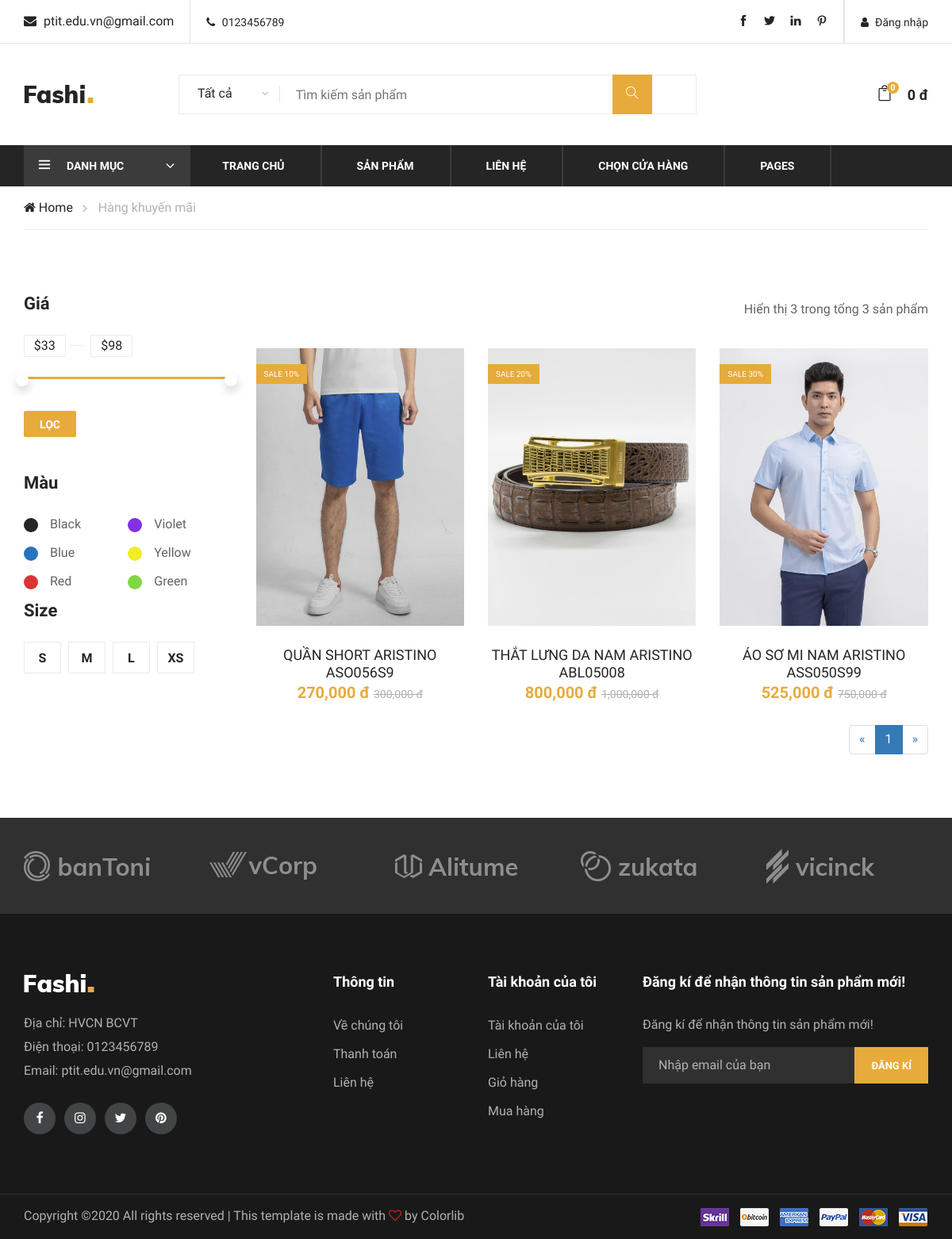
Page /hang-khuyen-mai.php on the committed database.
### tables this page shows
CREATE TABLE `product` (
  `id` int(11) NOT NULL,
  `name` varchar(100) DEFAULT NULL,
  `sub` varchar(100) DEFAULT NULL,
  `price` int(11) DEFAULT NULL,
  `detail` varchar(250) DEFAULT NULL,
  `id_store` int(11) DEFAULT NULL,
  `id_category` int(11) DEFAULT NULL,
  `group_category` int(11) DEFAULT NULL,
  `sale` int(11) DEFAULT 0,
  `avatar` varchar(100) DEFAULT NULL,
  `image1` varchar(100) DEFAULT NULL,
  `image2` varchar(100) DEFAULT NULL,
  `image3` varchar(100) DEFAULT NULL,
  `image4` varchar(100) DEFAULT NULL,
  `content` text DEFAULT NULL,
  `number` int(11) NOT NULL,
  `view` int(11) DEFAULT NULL,
  `hot` tinyint(4) DEFAULT 0,
  `pay` int(11) DEFAULT 0,
  `created_at` timestamp NULL DEFAULT NULL,
  `update_at` timestamp NULL DEFAULT NULL ON UPDATE current_timestamp()
);

### libraries/Database.php (called while the page is built, shortened)
<?php
class Database
{
    public $link;
    public function __construct()
    {
        $this->link = mysqli_connect("localhost","root","","fashion") or die ();
        mysqli_set_charset($this->link,"utf8");
    }
    public function countTableSQL($sql)
    {
        $result = mysqli_query($this->link, $sql) or die("Lỗi Truy Vấn countTable----" .mysqli_error($this->link));
        $num = mysqli_num_rows($result);
        return $num;
    }
    public function fetchsql( $sql )
    {
        $result = mysqli_query($this->link,$sql) or die("Lỗi  truy vấn sql " .mysqli_error($this->link));
        $data = [];
        if( $result)
        {
            while ($num = mysqli_fetch_assoc($result))
            {
                $data[] = $num;
            }
        }
        return $data;
    }
    public  function fetchJone($counttable,$sql ,$page = 0,$row ,$pagi = false )
    {
        $result = '';
        $data = [];
        if ($pagi == true )
        {
            $total = $counttable;
            $sotrang = ceil($total / $row);
            $start = ($page - 1 ) * $row ;
            $sql .= " LIMIT $start,$row";
            $data = [ "page" => $sotrang];
            $result = mysqli_query($this->link,$sql) or die("Lỗi truy vấn fetchJone ---- " .mysqli_error($this->link));
        }
        else
        {
            $result = mysqli_query($this->link,$sql) or die("Lỗi truy vấn fetchJone ---- " .mysqli_error($this->link));
        }
        if( $result)
        {
            while ($num = mysqli_fetch_assoc($result))
            {
                $data[] = $num;
            }
        }
        return $data;
    }
}
?>

### autoload/autoload.php (called while the page is built, shortened)
<?php
    require_once __DIR__."/../libraries/Database.php";
    require_once __DIR__."/../libraries/Function.php";
    $db = new Database();
    $sqlNew = "SELECT * FROM product WHERE 1 ORDER BY ID DESC LIMIT 3";
    $productNew = $db->fetchsql($sqlNew);
?>

### libraries/Function.php (called while the page is built, shortened)
<?php
    function base_url()
    {
        return $url  = "http://localhost/fashion/";
    }
    function public_frontend()
    {
        return base_url() . "public/frontend/";
    }
    function formatPrice($number){
        $number = intval($number);
        return $number = number_format($number,0,'.',',') . " đ";
    }
    function formatpricesale($number, $sale){
        $number = intval($number);
        $sale = intval($sale);
        $price = $number*(100 - $sale)/100;
        return formatPrice($price);
    }
 ?>

### hang-khuyen-mai.php (the view, shortened to what this page needs)
<?php
    require_once __DIR__."/autoload/autoload.php";
    if(isset($_GET['page'])){
        $p = $_GET['page'];
    }
    else{
        $p = 1;
    }
    $sqlKM  = 'SELECT * FROM `product` WHERE sale > 0';
    $km     = $db->fetchsql($sqlKM);
    $countTable = $db->countTableSQL($sqlKM);
    $x = 9;
    $product = $db->fetchJone($countTable, $sqlKM, $p, $x, true);
    if(isset($product['page'])){
        $sotrang = $product['page'];
        unset($product['page']);
    }
    $xhtmlProduct = "";
    foreach($product as $item){
        $xhtmlProduct  .=  '<div class="col-lg-4 col-sm-6">';
        $xhtmlProduct  .=  '<div class="product-item">
                    <div class="pi-pic">
                        <img src="'.base_url().'public/uploads/product/'.$item['avatar'].'" alt="">';
        if($item['sale'] > 0){
            $xhtmlProduct  .=  '<div class="sale pp-sale">Sale '.$item['sale'].'%</div>';
        }
        $xhtmlProduct  .=  '<div class="icon">
                            <i class="icon_heart_alt"></i>
                        </div>
                        <ul>
                            <li class="quick-view"><a href="'.base_url().'chi-tiet-san-pham.php?id='.$item['id'].'">Xem nhanh</a></li>
                        </ul>
                    </div>
                    <div class="pi-text">
                        <a href="'.base_url().'chi-tiet-san-pham.php?id='.$item['id'].'">
                            <h5>'.$item['name'].'</h5>
                        </a>
                        <div class="product-price">';
        if($item['sale'] > 0){
            $xhtmlProduct  .=  ''.formatpricesale($item['price'], $item['sale']).'
                            <span>'.formatPrice($item['price']).'</span>';
        }else{
            $xhtmlProduct  .=  ''.formatPrice($item['price']).'';
        }
        $xhtmlProduct  .=  '</div>
                            </div>
                        </div>
                    </div>';
    }
?>
    <?php require_once __DIR__."/layouts/header.php"; ?>
    <div class="breacrumb-section">
        <div class="container">
            <div class="row">
                <div class="col-lg-12">
                    <div class="breadcrumb-text">
                        <a href="<?php echo base_url(); ?>index.php"><i class="fa fa-home"></i> Home</a>
                        <span>Hàng khuyến mãi</span>
                    </div>
                </div>
            </div>
        </div>
    </div>
    <section class="product-shop spad">
        <div class="container">
            <div class="row">
                <div class="col-lg-3 col-md-6 col-sm-8 order-2 order-lg-1 produts-sidebar-filter">
                    <div class="filter-widget">
                        <h4 class="fw-title">Giá</h4>
                        <div class="filter-range-wrap">
                            <div class="range-slider">
                                <div class="price-input">
                                    <input type="text" id="minamount">
                                    <input type="text" id="maxamount">
                                </div>
                            </div>
                            <div class="price-range ui-slider ui-corner-all ui-slider-horizontal ui-widget ui-widget-content"
                                data-min="33" data-max="98">
                                <span tabindex="0" class="ui-slider-handle ui-corner-all ui-state-default"></span>
                                <span tabindex="0" class="ui-slider-handle ui-corner-all ui-state-default"></span>
                            </div>
                        </div>
                        <a href="#" class="filter-btn">Lọc</a>
                    </div>
                    <div class="filter-widget">
                        <h4 class="fw-title">Màu</h4>
                        <div class="fw-color-choose">
                            <div class="cs-item">
                                <label class="cs-black" for="cs-black">Black</label>
                            </div>
                            <div class="cs-item">
                                <label class="cs-violet" for="cs-violet">Violet</label>
                            </div>
                            <div class="cs-item">
                                <label class="cs-blue" for="cs-blue">Blue</label>
                            </div>
                            <div class="cs-item">
                                <label class="cs-yellow" for="cs-yellow">Yellow</label>
                            </div>
                            <div class="cs-item">
                                <label class="cs-red" for="cs-red">Red</label>
                            </div>
                            <div class="cs-item">
                                <label class="cs-green" for="cs-green">Green</label>
                            </div>
                        </div>
                    </div>
                    <div class="filter-widget">
                        <h4 class="fw-title">Size</h4>
                        <div class="fw-size-choose">
                            <div class="sc-item">
                                <label for="s-size">s</label>
                            </div>
                            <div class="sc-item">
                                <label for="m-size">m</label>
                            </div>
                            <div class="sc-item">
                                <label for="l-size">l</label>
                            </div>
                            <div class="sc-item">
                                <label for="xs-size">xs</label>
                            </div>
                        </div>
                    </div>
                </div>
                <div class="col-lg-9 order-1 order-lg-2">
                    <div class="product-show-option">
                        <div class="row">
                            <div class="col-lg-7 col-md-7">
                            </div>
                            <div class="col-lg-5 col-md-5 text-right">
                                <?php
                                    if(isset($_GET['page'])){
                                        $num    =   getInput('page');
                                        $countp  = ($num - 1) * $x;
                                    }else{
                                        $num    =   1;
                                        $countp  = ($num - 1) * $x;
                                    }
                                    foreach($product as $item){
                                        $countp++;
                                    }
                                ?>
                                <p><?php echo "Hiển thị ".$countp." trong tổng ".$countTable. " sản phẩm"?> </p>
                            </div>
                        </div>
                    </div>
                    <div class="product-list">
                        <div class="row">
                            <?php
                                echo $xhtmlProduct;
                            ?>
                        </div>
                    </div>
                    <div class="pull-right">
                        <nav aria-label="Page navigation example">
                            <ul class="pagination">
                            <li>
                            <a  href="#" aria-label="Previous">
                            <span aria-hidden="true">&laquo;</span>
                            </a>
                            </li>
                            <?php for($i = 1; $i <= $sotrang; $i++): ?>
                                <?php
                                    if(isset($_GET['page'])){
                                        $p = $_GET['page'];
                                    }
                                    else{
                                        $p = 1;
                                    }
                                ?>
                                <li class="<?php echo ($i == $p) ? 'active' : '' ?>">
                                    <a href="?sub=<?php echo $sub ;?>&page=<?php echo $i ;?>"><?php echo $i; ?></a>
                                </li>
                            <?php endfor ?>
                            <li>
                            <a  href="" aria-label="Next">
                            <span aria-hidden="true">&raquo;</span>
                            </a>
                            </li>
                            </ul>
                        </nav>
                    </div>
                </div>
            </div>
        </div>
    </section>
    <div class="partner-logo">
        <div class="container">
            <div class="logo-carousel owl-carousel">
                <div class="logo-item">
                    <div class="tablecell-inner">
                        <img src="<?php echo public_frontend() ?>img/logo-carousel/logo-1.png" alt="">
                    </div>
                </div>
                <div class="logo-item">
                    <div class="tablecell-inner">
                        <img src="<?php echo public_frontend() ?>img/logo-carousel/logo-2.png" alt="">
                    </div>
                </div>
                <div class="logo-item">
                    <div class="tablecell-inner">
                        <img src="<?php echo public_frontend() ?>img/logo-carousel/logo-3.png" alt="">
                    </div>
                </div>
                <div class="logo-item">
                    <div class="tablecell-inner">
                        <img src="<?php echo public_frontend() ?>img/logo-carousel/logo-4.png" alt="">
                    </div>
                </div>
                <div class="logo-item">
                    <div class="tablecell-inner">
                        <img src="<?php echo public_frontend() ?>img/logo-carousel/logo-5.png" alt="">
                    </div>
                </div>
            </div>
        </div>
    </div>
    <?php require_once __DIR__."/layouts/footer.php"; ?>

### rows in the picture
product: avatar (picture), sale "10", name "QUẦN SHORT ARISTINO ASO056S9", formatpricesale($item['price'], $item['sale']) "270,000 đ", price "300,000 đ"
product: avatar (picture), sale "20", name "THẮT LƯNG DA NAM ARISTINO ABL05008", formatpricesale($item['price'], $item['sale']) "800,000 đ", price "1,000,000 đ"
product: avatar (picture), sale "30", name "ÁO SƠ MI NAM ARISTINO ASS050S99", formatpricesale($item['price'], $item['sale']) "525,000 đ", price "750,000 đ"

### other values in the picture
$count "0"
formatPrice($tien) "0 đ"
$countp "3"
$countTable "3"
